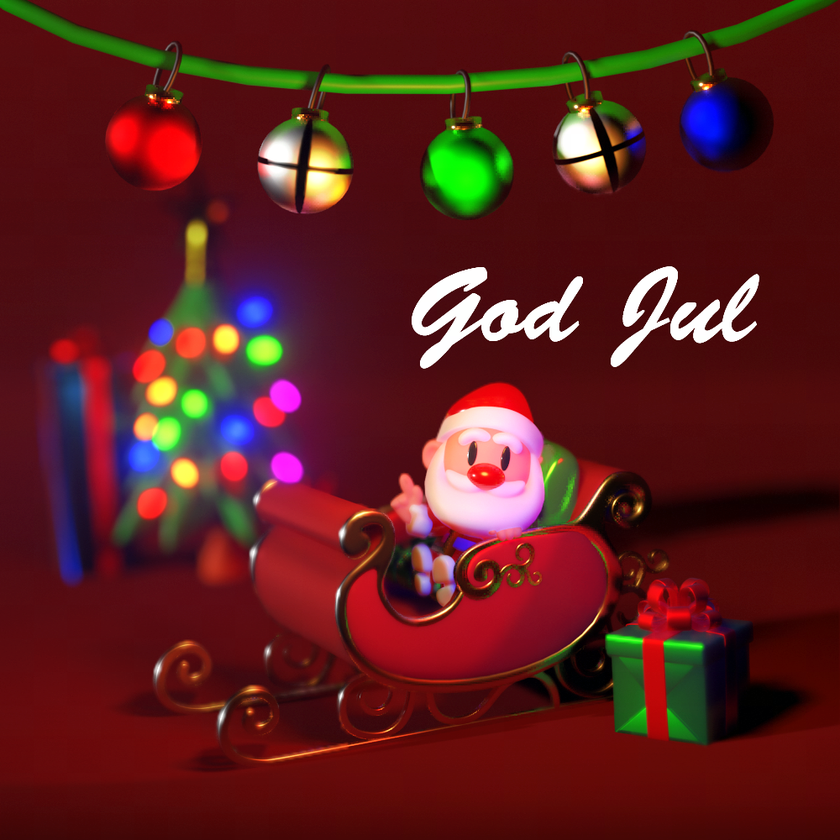
#> input picture 2020/npst/luke_23_julekort.png, 840 x 840 px, shrunk from 1000 x 1000 before the run
$ python luke_23_stego.py
#> lines starting #> are read from the running program, lines starting #| are printed output that depends on the picture
import numpy as np
from PIL import Image
from pyzbar.pyzbar import decode

img = Image.open('luke_23_julekort.png', 'r')
#> img is the input picture: PIL image 840x840 RGBA; mean R, G, B, A 92.8, 30.7, 30.8, 255

imgarray = np.array(img)

xor_bitplanes_0 = ((imgarray[...,0] ^ imgarray[...,1] ^ imgarray[...,2]) & 0x01) * 255
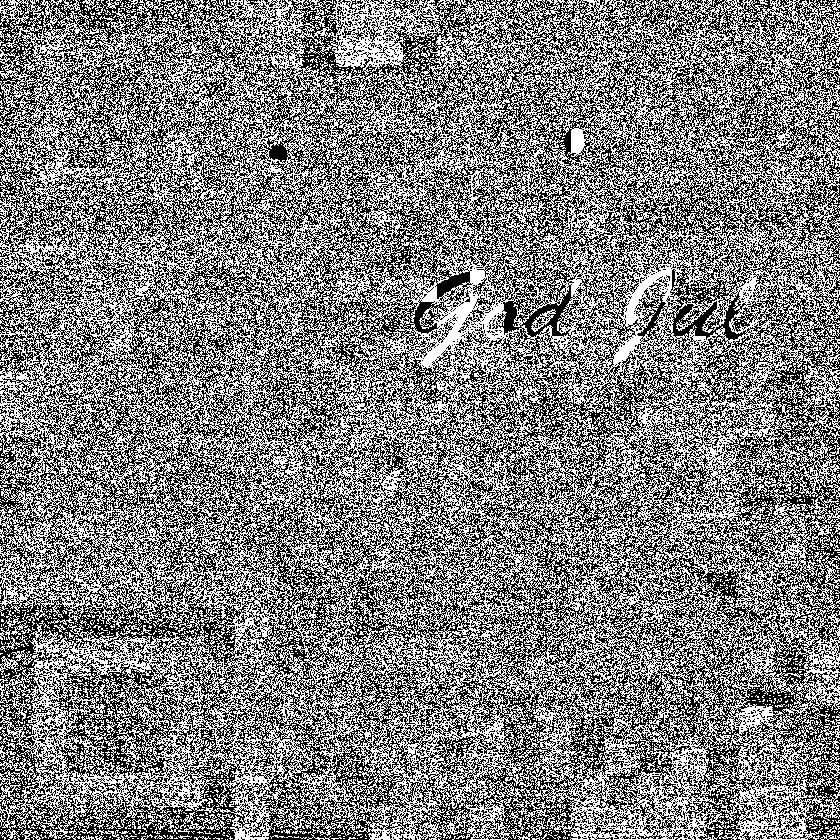
#> xor_bitplanes_0: shape (840, 840); 50% white in thin lines or dots

#> (the run stopped early here; a loop or call above may not have finished)
